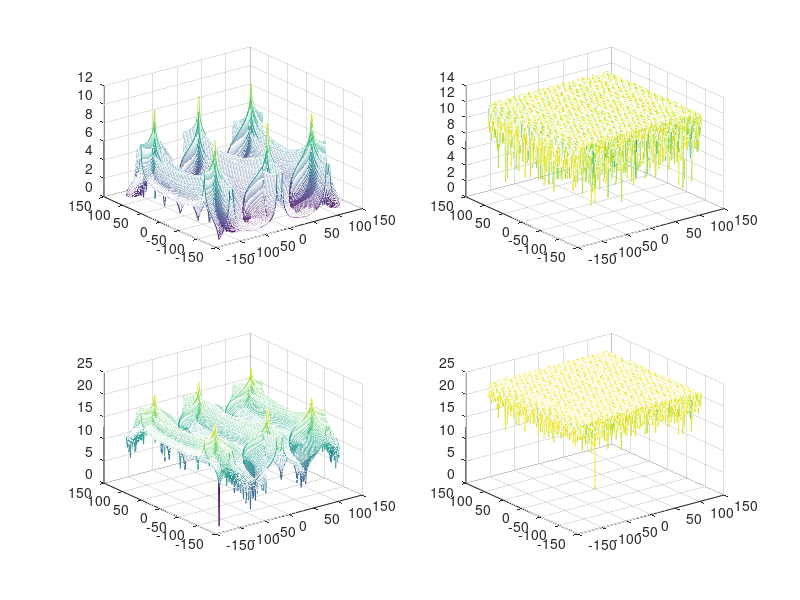

MATLAB code for this plot:
clc
clear
%  y=[207 206 177 203 204 203 183 201 173 208 207 194 205 207 176 206 198 ... 
%      205 208 207 191 184 201 206 208 185 193 205 204 202 189 205 207 198 ...
%      185 194 209 210 197 201 208 208 191 204 209 209 199 205 210 211 203 ...
%      194 196 206 194 194 208 208 212 196 203 210 204 192 193 209 210 207 ...
%      202 209 206 194 194 197 205 197 197 207 201 206 192 192 196 196 196 ...
%      199 205 205];
%     y = detrend(y,0);
%    npad = 2*length(y);
%    ydft = fft(y,npad);
%    freq = 0:30/npad:15;
%    plot(freq,abs(ydft(1:npad/2+1)))
%    xlabel('Hz'); ylabel('Magnitude');


% I1 = double(rgb2gray(imread('/Users/INNOCENTBOY/Documents/MATLAB/pic/512/4.2.04.tiff')));
% 
t = -124:1:124;
ph = t(:,:);
[t,ph] = meshgrid(t,ph);
r = sin((3*t)-ph) + sin((7*t)-ph) + sin((12*t)-ph);
r_f = sin((-1*(3*t)-ph)) + sin(-1*((7*t)-ph)) + sin(-1*((12*t)-ph));

r1 = ((((fft2(r)))));
r_1 = abs(r1);
r2 = fft2(r1);

% r2_inv = real((ifft2(r1)));
r3 = fft2(r2);
r4 = fft2(r3);
% r5 = fft(r4);

% r_1 = fftshift(r1);
% r_2 = fft2(r_1);
% 
r_1 = log(1+abs(r_1));

% % plot(t,ph);
figure
subplot(2,2,1),mesh(t,ph,r_1);
subplot(2,2,2),mesh(t,ph,log(1+abs(r2)));
subplot(2,2,3),mesh(t,ph,log(1+abs(r3)));
subplot(2,2,4),mesh(t,ph,log(1+abs(r4)));

% 
% H = fftshift((fft2(fftshift(I1)))); 
% I2 = fftshift(ifft2(fftshift(exp(1j.*angle(H)))));

